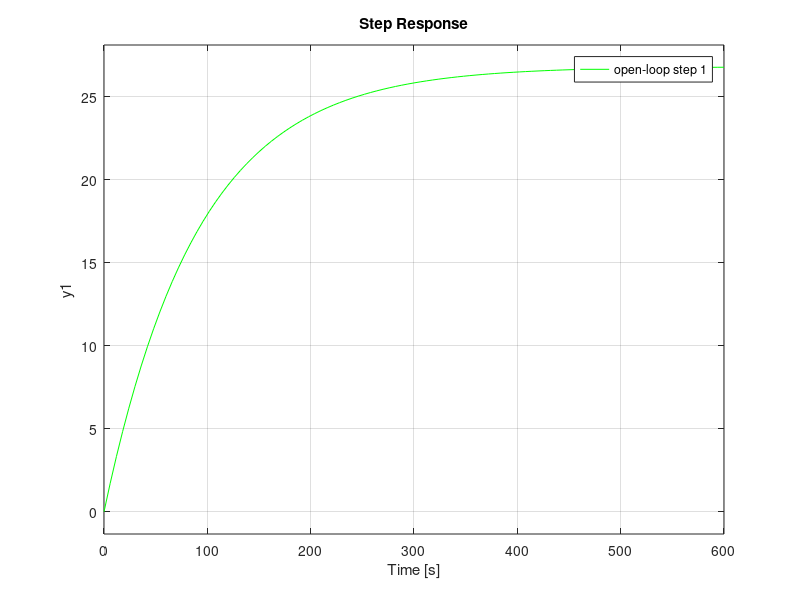
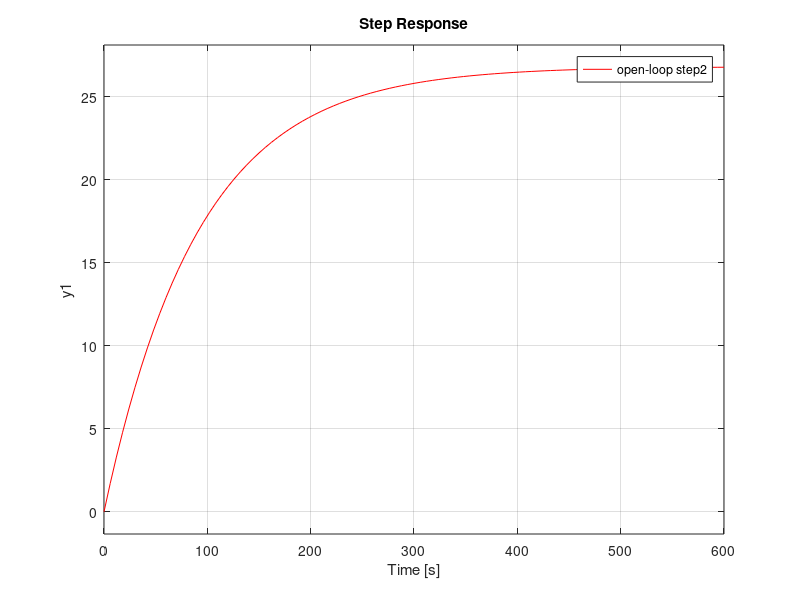
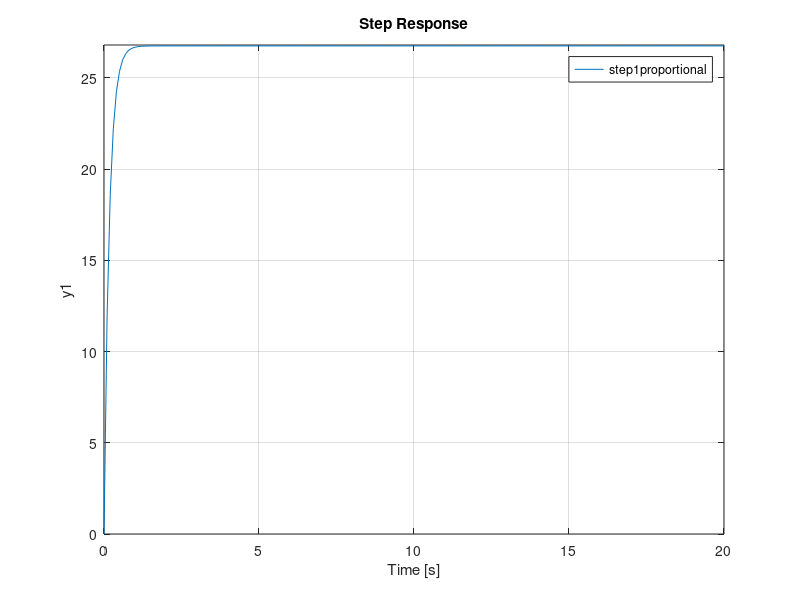
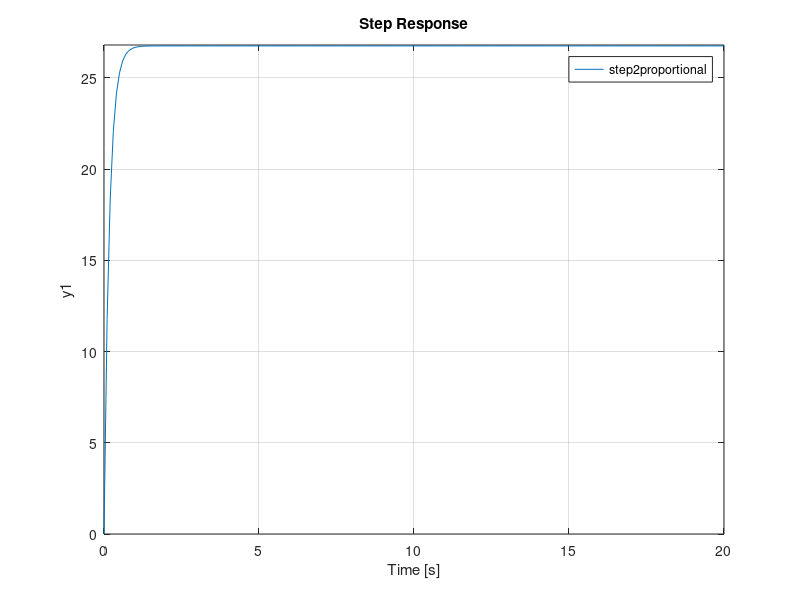

These charts were generated, in order, by the following MATLAB code: (Note: this script raises an error after producing the figures.)
%%%%%%%%System Modeling%%%%%%%%%%%



%State-space model

m1 = 1624; %%vehicle mass(in kg) for 2019 BMW3 Series
b1 = 17.91;   %% damping coefficient(in Newton*sec/meters)
f1 = 480;  %% nominal control force(in Newton)(the exact price)
m2 = 1645; %%vehicle mass for 2018 Audi A4(in kg)
b2 = 17.98;   %% damping coefficient(in Newton*sec/meters)
f2 = 482;  %% nominal control force(in Newton)
r= 26.8;    %% reference speed(m/s),it's the same for our two models

A1 = -b1/m1;
B1 = 1/m1;
A2 = -b2/m2;
B2 = 1/m2;
C = 1;
D = 0;

cruise_model_ss1 = ss(A1,B1,C,D);%%creates a state-space model object representing the continuous-time state-space model
cruise_model_ss2 = ss(A2,B2,C,D);


%Transfer function model

s = tf('s');
P_transfer_cruise1 = 1/(m1*s+b1)%1/(m1*s+b1);
P_transfer_cruise2 = 1/(m2*s+b2)

%
%%%%%%%%System Analysis%%%%%%%%%%%


%The open-loop step response
open_step_response1 = f1*P_transfer_cruise1;
open_step_response2 = f2*P_transfer_cruise2;
figure(1)
%%compare the step-responses of the open-loop system and specify plot colors and styles for each response
step(open_step_response1,'g-')
legend("open-loop step 1")
figure(2)
step(open_step_response2,'r-')
legend("open-loop step2")


%{
%Open-loop poles/zeros

figure(3)
pzmap(P_transfer_cruise1)%%if we want to get the values p,z--->poles,zeros
axis([-1 1 -1 1])
legend("poles/zeros of transfer function1")
figure(4)
pzmap(P_transfer_cruise2)%%if we want to get the values p,z--->poles,zeros
axis([-1 1 -1 1])
legend("poles/zeros of transfer function2")

%Open-loop Bode plot
figure(5)
bode(P_transfer_cruise1)
legend("bode plot for first model")
figure(6)
bode(P_transfer_cruise2,'r')
legend("bode plot for second model")
%}
%%%%%%%%%%%%%PID Controller Design%%%%%%%%%%%%%%%%%

%
Kp1 = 9484.9;%rise time at 0.375 and 26.8m/s in 5.57 secs which is acceptable(for 5,6 secs) and peak response in 20 secs
Ki1 = 1;
Kd1 = 1;

Kp2 = 9520;%26.8 m/s in 7.09(in 7,1 secs) secs which is accepatble and rise time 0.378 secs and peak resposnse 20 secs
Ki2 = 1;
Kd2 = 1;

s = tf('s');
C_PID_1  = Kp1 + Ki1/s + Kd1*s
C_PID_2  = Kp2 + Ki2/s + Kd2*s
%%%%%%%Alternatively PID controller object%%%%%%%%%%

C_PID_altern1 = pid(Kp1,Ki1,Kd1)
C_PID_altern2 = pid(Kp2,Ki2,Kd2)
%%%%%%Proportional Control----->in order to get other values we can put in
%%%%%%in another .m file    9582
%}
%
Kp_proportional1 = 9582;%%26.8 m/s at 2.77 with rise time 0.37 and peak response in 6.2 secs
C_proportional1 = pid(Kp_proportional1);
Kp_proportional2 = 9520;%%peak response at 6.3 seconds 26.8 m/s and rise time 0.372 secs and 26.8m/s in 2.68 secs
C_proportional2 = pid(Kp_proportional2);

T1_proportional = feedback(C_proportional1*P_transfer_cruise1,1)
T2_proportional = feedback(C_proportional2*P_transfer_cruise2,1)
step1_proportional = r*T1_proportional
step2_proportional = r*T2_proportional


t = 0:0.1:20;

figure(7)
step(step1_proportional,t)
axis([0 20 0 26.8])%%we use the following axes for our desired reference velocity
legend("step1proportional")

figure(8)
step(step2_proportional,t)
axis([0 20 0 26.8])
legend("step2proportional")

%}
%
%%%%%%changing Kp to 5000
%%Kp = 5000;
Kp_proportional_new1 = 10550;%%peak response at 5.6 secs and rise time 0.341 secs 
Kp_proportional_new2 = 9650;%%peak response 26.8 m/s at 6.1 secs and rise time at 0.371 ssecs

C_proportional_new1 = pid(Kp_proportional_new1);
C_proportional_new2 = pid(Kp_proportional_new2);

T1_proportional_new = feedback(C_proportional_new1*P_transfer_cruise1,1)
T2_proportional_new = feedback(C_proportional_new2*P_transfer_cruise2,1)
step1_proportional_new = r*T1_proportional_new
step2_proportional_new = r*T2_proportional_new



figure(9)
step(step1_proportional_new,t)
axis([0 20 0 26.8])%%we use the following axes for our desired reference velocity
legend("step1proportional-new")

figure(10)
step(step2_proportional_new,t)
axis([0 20 0 26.8])
legend("step2proportional-new")

%}
%
%%%%%%PI Control

Kp_pi1 = 9484.9;%rise time at 0.375 secs and 5.57 secs for 26.8 m/s
Ki_pi1 = 10%11.3691;
C_pi1 = pid(Kp_pi1,Ki_pi1);

Kp_pi2 = 9520%1100%;%rise time at 0.377 secs and peak response at 20 secs and 26.8 m/s in 7.09 secs
Ki_pi2 = 20%12.0611%1;
C_pi2 = pid(Kp_pi2,Ki_pi2);

T1_pi = feedback(C_pi1*P_transfer_cruise1,1)
T2_pi = feedback(C_pi2*P_transfer_cruise2,1)
step1_pi = r*T1_pi
step2_pi = r*T2_pi


t = 0:0.1:20;

%%%%%otherwise we get at the same plot
figure(11)
step(step1_pi,t)
axis([0 20 0 26.8])
legend("step1-pi")

figure(12)
step(step2_pi,t)
axis([0 20 0 26.8])
legend("step2-pi")
%}




%
%%%%%changing Kp tp 700 and Ki to 7 to see the changes of response
Kp_pi_new1 = 9485;%rise time at 0.375 secs and peak response at 20 secs and 26.8 m/s in 5.47 secs(as we increase the value of Kp the speed 26.8m/s is reached faster) 
Ki_pi_new1 = 100;
C_pi_new1 = pid(Kp_pi_new1,Ki_pi_new1);

Kp_pi_new2 = 9521;%rise time at 0.377 secs and 26.8m /s in 6.09 secs
Ki_pi_new2 = 100;
C_pi_new2 = pid(Kp_pi_new2,Ki_pi_new2);

T1_pi_new = feedback(C_pi_new1*P_transfer_cruise1,1)
T2_pi_new = feedback(C_pi_new2*P_transfer_cruise2,1)
step1_pi_new = r*T1_pi_new
step2_pi_new = r*T2_pi_new



figure(13)
step(step1_pi_new,t)
axis([0 20 0 26.8])
legend("step1-pi-new")

figure(14)
step(step2_pi_new,t)
axis([0 20 0 26.8])
legend("step2-pi-new")
%}


%%%%%%PID Control
%
C_pid1 = pid(Kp1,Ki1,Kd1);
C_pid2 = pid(Kp2,Ki2,Kd2);


T1_pid = feedback(C_pid1*P_transfer_cruise1,1)
T2_pid = feedback(C_pid2*P_transfer_cruise2,1)

step1_pid = r*T1_pid
step2_pid = r*T2_pid


figure(15)
step(step1_pid,t)
axis([0 20 0 26.8])
legend("step1-pid")

figure(16)
step(step2_pid,t)
axis([0 20 0 26.8])
legend("step2-pid")


%}

%%this method is used for auto computation of gains
[C_prop1,info] = pidtune(P_transfer_cruise1,'P')
[C_prop2,info] = pidtune(P_transfer_cruise2,'P')

[C_PI1,info] = pidtune(P_transfer_cruise1,'PI')
[C_PI2,info] = pidtune(P_transfer_cruise2,'PI')
%%we increase the crossover frequency for results optimization
[C_PI1_fast,inf0] = pidtune(P_transfer_cruise1,'PI',1.0)
[C_PI2_fast,info] = pidtune(P_transfer_cruise2,'PI',1.0)

[C_PID1,info] = pidtune(P_transfer_cruise1,'PID')
[C_PID2,info] = pidtune(P_transfer_cruise2,'PID')

[C_PID1_fast,info] = pidtune(P_transfer_cruise1,'PID',1.0)
[C_PID2_fast,info] = pidtune(P_transfer_cruise2,'PID',1.0)


T_PI1_pre = feedback(C_PI1*P_transfer_cruise1, 1);
T_PI1 =r*T_PI1_pre
T_PI2_pre = feedback(C_PI2*P_transfer_cruise2, 1);
T_PI2 =r*T_PI2_pre

T_PI1_fast_pre = feedback(C_PI1_fast*P_transfer_cruise1,1);
T_PI2_fast_pre = feedback(C_PI2_fast*P_transfer_cruise2,1);
T_PI1_fast= r*T_PI1_fast_pre
T_PI2_fast= r*T_PI2_fast_pre

T_PID1_pre = feedback(C_PID1*P_transfer_cruise1,1);
T_PID2_pre = feedback(C_PID2*P_transfer_cruise2,1);
T_PID1= r*T_PID1_pre
T_PID2= r*T_PID2_pre


T_PID1_fast_pre = feedback(C_PID1_fast*P_transfer_cruise1,1);
T_PID2_fast_pre = feedback(C_PID2_fast*P_transfer_cruise2,1);
T_PID1_fast= r*T_PID1_fast_pre
T_PID2_fast= r*T_PID2_fast_pre

R=26.8; 
[y,t]=step(R*T_PI1_pre); 
sserror_pi1=abs(R-y(end)) 

[y,t]=step(R*T_PI2_pre); 
sserror_pi2=abs(R-y(end)) 


[y,t]=step(R*T_PI1_fast_pre); 
sserror_pi1_fast=abs(R-y(end)) 

[y,t]=step(R*T_PI2_fast_pre); 
sserror_pi2_fast=abs(R-y(end))

[y,t]=step(R*T_PID1_pre); 
sserror_PID1=abs(R-y(end)) 

[y,t]=step(R*T_PID2_pre); 
sserror_PID2=abs(R-y(end))


[y,t]=step(R*T_PID1_fast_pre); 
sserror_PID1_fast=abs(R-y(end)) 

[y,t]=step(R*T_PID2_fast_pre); 
sserror_PID2_fast=abs(R-y(end)) 


figure(17)
step(T_PI1,T_PI1_fast)
legend('PI1','PI1,fast')

figure(18)
step(T_PI2,T_PI2_fast)
legend('PI2','PI2,fast')

figure(19)
step(T_PI1_fast, T_PID1_fast);
legend('PI1,fast','PID1,fast');

figure(20)
step(T_PI2_fast, T_PID2_fast);
legend('PI2,fast','PID2,fast');

figure(21)
step(T_PID1, T_PID1_fast);
legend('PID1','PID1,fast')

figure(22)
step(T_PID2, T_PID2_fast);
legend('PID2','PID2,fast')





